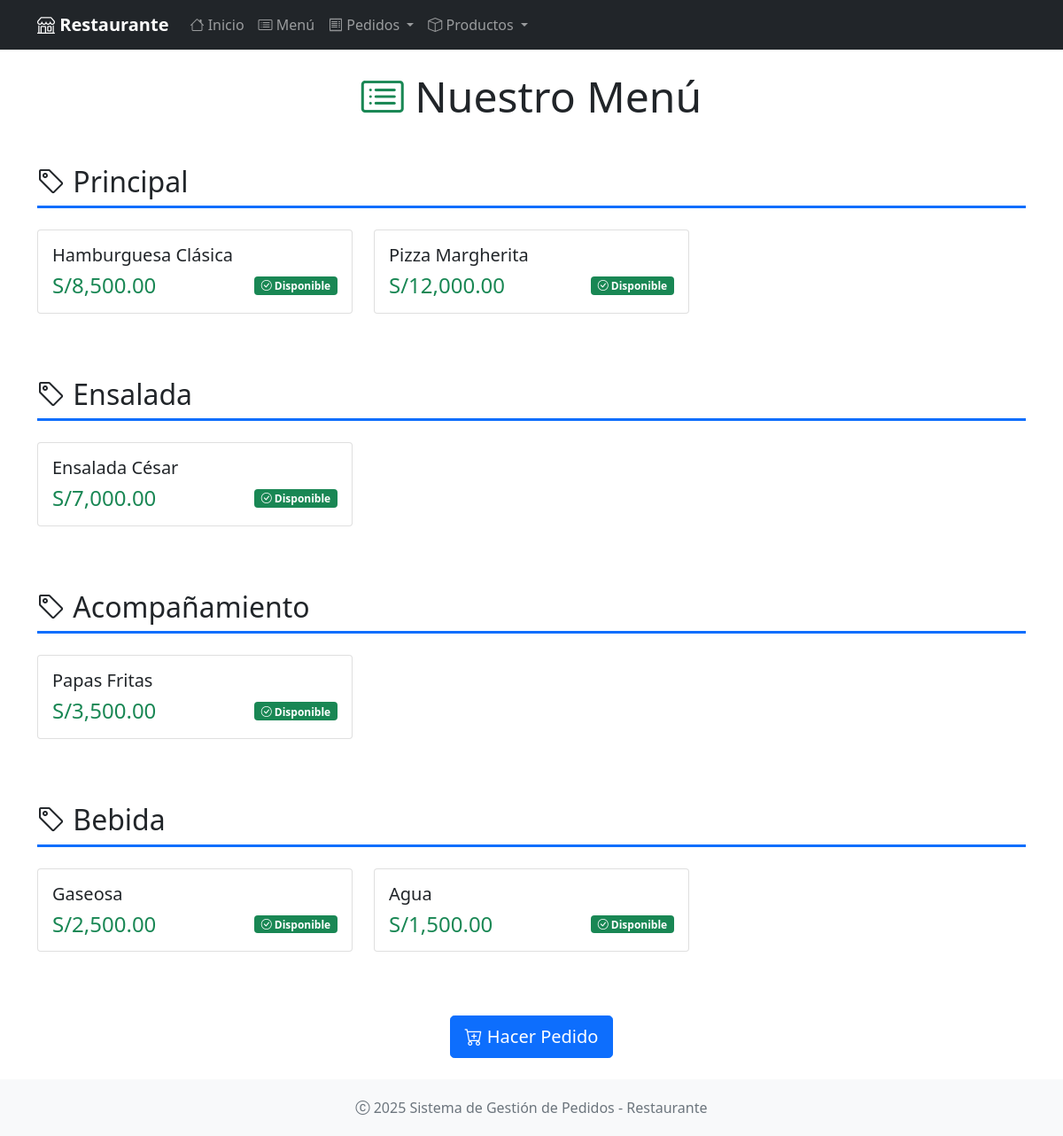
Before: /menu with the older database file.
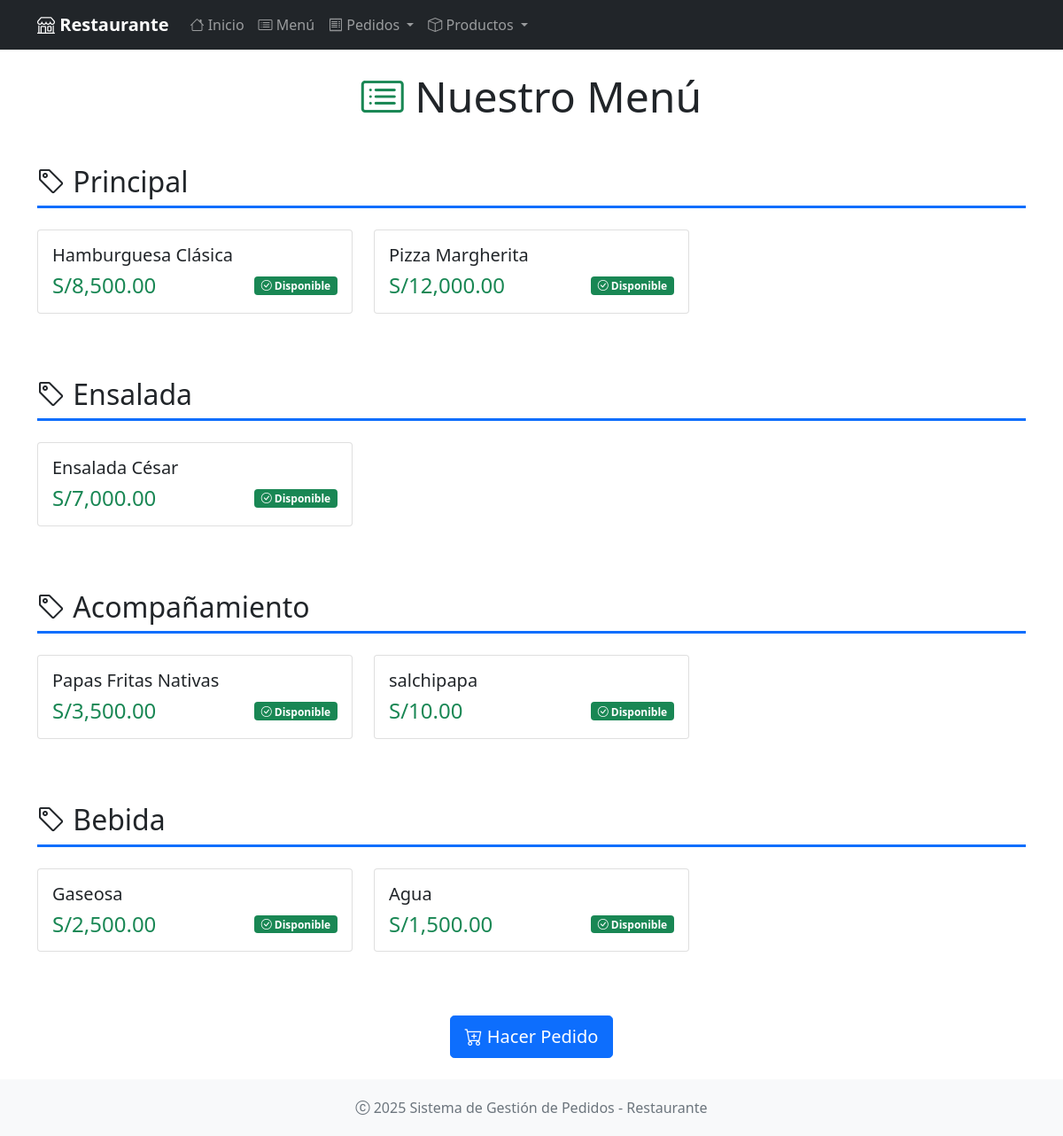
After: the same page with the newer database file.
### app.py (models this page shows, shortened)
class Producto(db.Model):
    __tablename__ = 'productos'
    id = db.Column(db.Integer, primary_key=True)
    nombre = db.Column(db.String(100), nullable=False)
    descripcion = db.Column(db.Text)
    precio = db.Column(db.Float, nullable=False)
    categoria = db.Column(db.String(50), nullable=False)
    disponible = db.Column(db.Boolean, default=True)
    fecha_creacion = db.Column(db.DateTime, default=datetime.utcnow)
    detalles_pedido = db.relationship('DetallePedido', backref='producto', lazy=True)

### app.py (the view)
@app.route('/menu')
def menu():
    productos = Producto.query.filter_by(disponible=True).all()
    return render_template('menu.html', productos=productos)

### app/templates/menu.html (shortened to what this page needs)
{% extends "base.html" %}
{% block content %}
<div class="row">
    <div class="col-12">
        <h1 class="display-5 text-center mb-5">
            <i class="bi bi-card-list text-success"></i>
            Nuestro Menú
        </h1>
    </div>
</div>
{% if productos %}
    {% set categorias_unicas = productos | map(attribute='categoria') | unique | list %}
    {% for categoria in categorias_unicas %}
        <div class="row mb-5">
            <div class="col-12">
                <h2 class="border-bottom border-3 border-primary pb-2 mb-4">
                    <i class="bi bi-tag"></i> {{ categoria }}
                </h2>
            </div>
            {% for producto in productos %}
                {% if producto.categoria == categoria %}
                <div class="col-md-6 col-lg-4 mb-4">
                    <div class="card h-100 card-hover">
                        <div class="card-body d-flex flex-column">
                            <h5 class="card-title">{{ producto.nombre }}</h5>
                            <div class="mt-auto">
                                <div class="d-flex justify-content-between align-items-center">
                                    <span class="h4 text-success mb-0">
                                        S/{{ "{:,.2f}".format(producto.precio) }}
                                    </span>
                                    {% if producto.disponible %}
                                        <span class="badge bg-success">
                                            <i class="bi bi-check-circle"></i> Disponible
                                        </span>
                                    {% else %}
                                        <span class="badge bg-danger">
                                            <i class="bi bi-x-circle"></i> No Disponible
                                        </span>
                                    {% endif %}
                                </div>
                            </div>
                        </div>
                    </div>
                </div>
                {% endif %}
            {% endfor %}
        </div>
    {% endfor %}
    <div class="row mt-5">
        <div class="col-12 text-center">
            <a href="{{ url_for('nuevo_pedido') }}" class="btn btn-primary btn-lg">
                <i class="bi bi-cart-plus"></i> Hacer Pedido
            </a>
        </div>
    </div>
{% endif %}
{% endblock %}

Changed rows visible on the page:
changed Producto "Acompañamiento": nombre "Papas Fritas" → "Papas Fritas Nativas"
added Producto: nombre "salchipapa", precio "10.00", disponible True (drawn), shown under "Acompañamiento"
